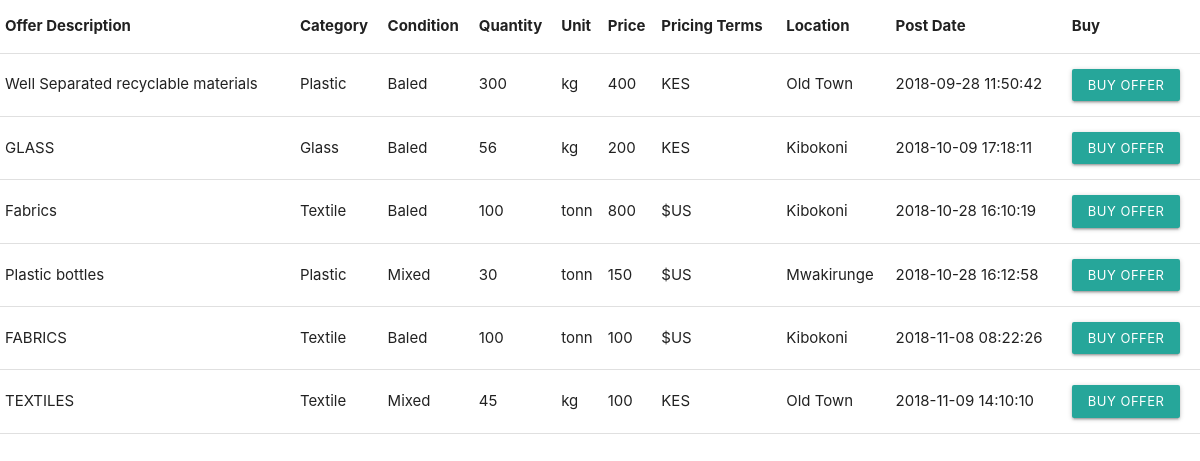
/auth/select.php (signed in), run on the app's committed database.
### tables this page shows
CREATE TABLE `offers` (
  `Id` int(11) UNSIGNED NOT NULL,
  `offerId` int(11) UNSIGNED NOT NULL,
  `offer_describe` varchar(50) NOT NULL,
  `category` varchar(50) NOT NULL,
  `offer_condition` varchar(50) NOT NULL,
  `quantity` int(10) NOT NULL,
  `unit` varchar(20) NOT NULL,
  `price` float NOT NULL,
  `pricing_terms` varchar(20) NOT NULL,
  `location` varchar(20) NOT NULL,
  `post_date` datetime NOT NULL DEFAULT CURRENT_TIMESTAMP
);

### auth/select.php (the view, shortened to what this page needs)
<?php
$servername = "localhost";
$username = "root";
$password = "";
try {
    $conn = new PDO("mysql:host=$servername;dbname=orwms", $username, $password);
    $conn->setAttribute(PDO::ATTR_ERRMODE, PDO::ERRMODE_EXCEPTION);
    }
catch(PDOException $e)
    {
    echo "Connection failed: " . $e->getMessage();
    }
$sql = "SELECT * FROM offers";
$result = $conn->query($sql);
$result->setFetchMode(PDO::FETCH_OBJ);
?>
<!DOCTYPE html>
<html lang="en">
<head>
    <link href="css/materialize.css" type="text/css" rel="stylesheet" media="screen,projection"/>
    <link href="css/style.css" type="text/css" rel="stylesheet" media="screen,projection"/>
</head>
<body>
    <table class="responsive-table">
        <tr>
            <th>Offer Description</th>
            <th>Category</th>
            <th>Condition</th>
            <th>Quantity</th>
            <th>Unit</th>
            <th>Price</th>
            <th>Pricing Terms</th>
            <th>Location</th>
            <th>Post Date</th>
            <th>Buy</th>
        </tr>
        <?php while($row=$result->fetch()): ?>
            <tr>
                <td><?php echo $row->offer_describe; ?></td>
                <td><?php echo $row->category; ?></td>
                <td><?php echo $row->offer_condition; ?></td>
                <td><?php echo $row->quantity; ?></td>
                <td><?php echo $row->unit; ?></td>
                <td><?php echo $row->price; ?></td>
                <td><?php echo $row->pricing_terms; ?></td>
                <td><?php echo $row->location; ?></td>
                <td><?php echo $row->post_date; ?></td>
                <td><a class="btn modal-trigger waves-effect waves-light btn-small white-text" href="../select_id.php" >Buy Offer</a></td>
            </tr>
         <?php endwhile; ?>
    </table>
</body>
</html>

### data on the page
offers: offer_describe "Well Separated recyclable materials", category "Plastic", offer_condition "Baled", quantity "300", unit "kg", price "400", pricing_terms "KES", location "Old Town", post_date "2018-09-28 11:50:42"
offers: offer_describe "GLASS", category "Glass", offer_condition "Baled", quantity "56", unit "kg", price "200", pricing_terms "KES", location "Kibokoni", post_date "2018-10-09 17:18:11"
offers: offer_describe "Fabrics", category "Textile", offer_condition "Baled", quantity "100", unit "tonn", price "800", pricing_terms "$US", location "Kibokoni", post_date "2018-10-28 16:10:19"
offers: offer_describe "Plastic bottles", category "Plastic", offer_condition "Mixed", quantity "30", unit "tonn", price "150", pricing_terms "$US", location "Mwakirunge", post_date "2018-10-28 16:12:58"
offers: offer_describe "FABRICS", category "Textile", offer_condition "Baled", quantity "100", unit "tonn", price "100", pricing_terms "$US", location "Kibokoni", post_date "2018-11-08 08:22:26"
offers: offer_describe "TEXTILES", category "Textile", offer_condition "Mixed", quantity "45", unit "kg", price "100", pricing_terms "KES", location "Old Town", post_date "2018-11-09 14:10:10"
